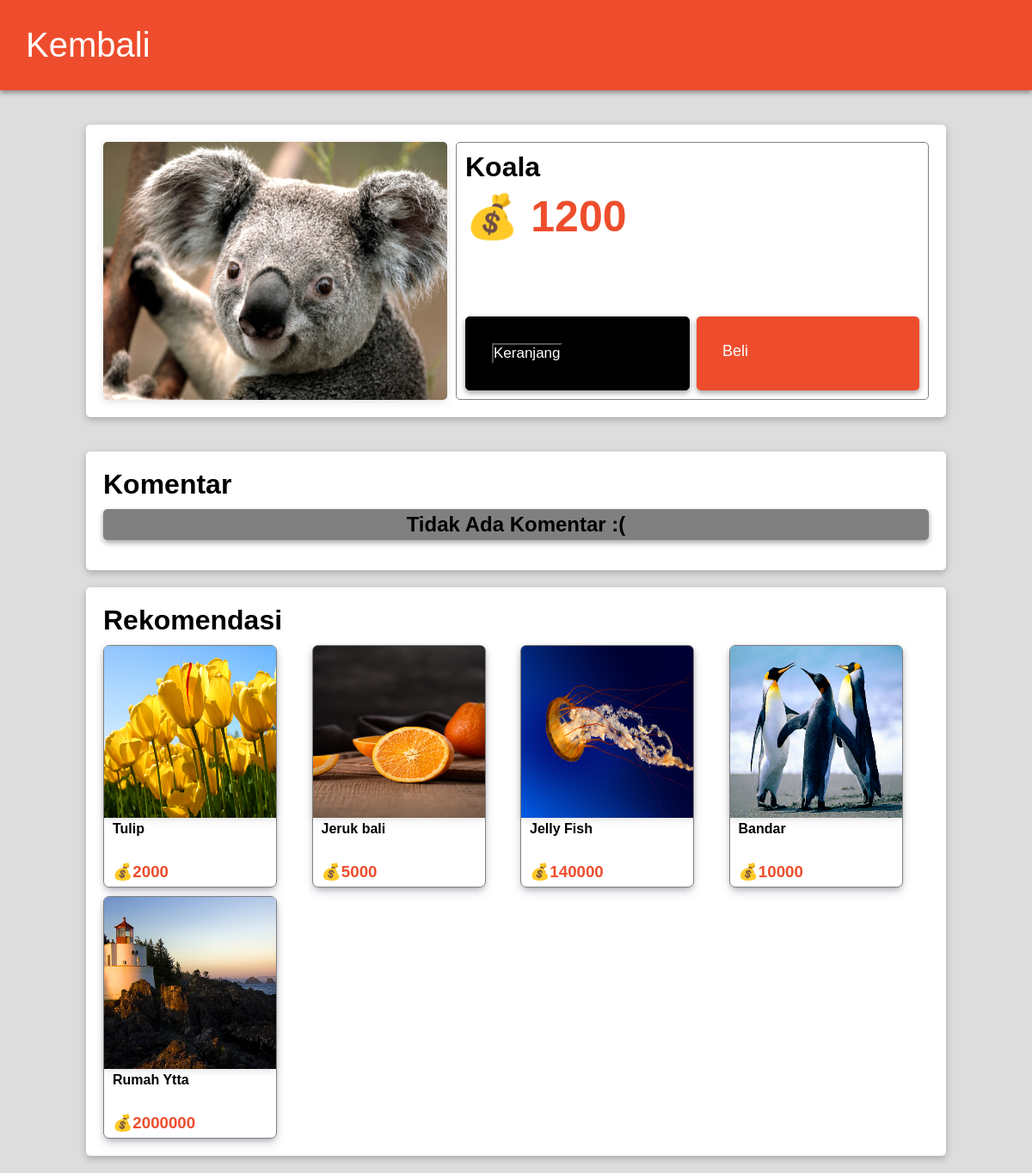
The page /produk.php?id=60 on the database as committed earlier.
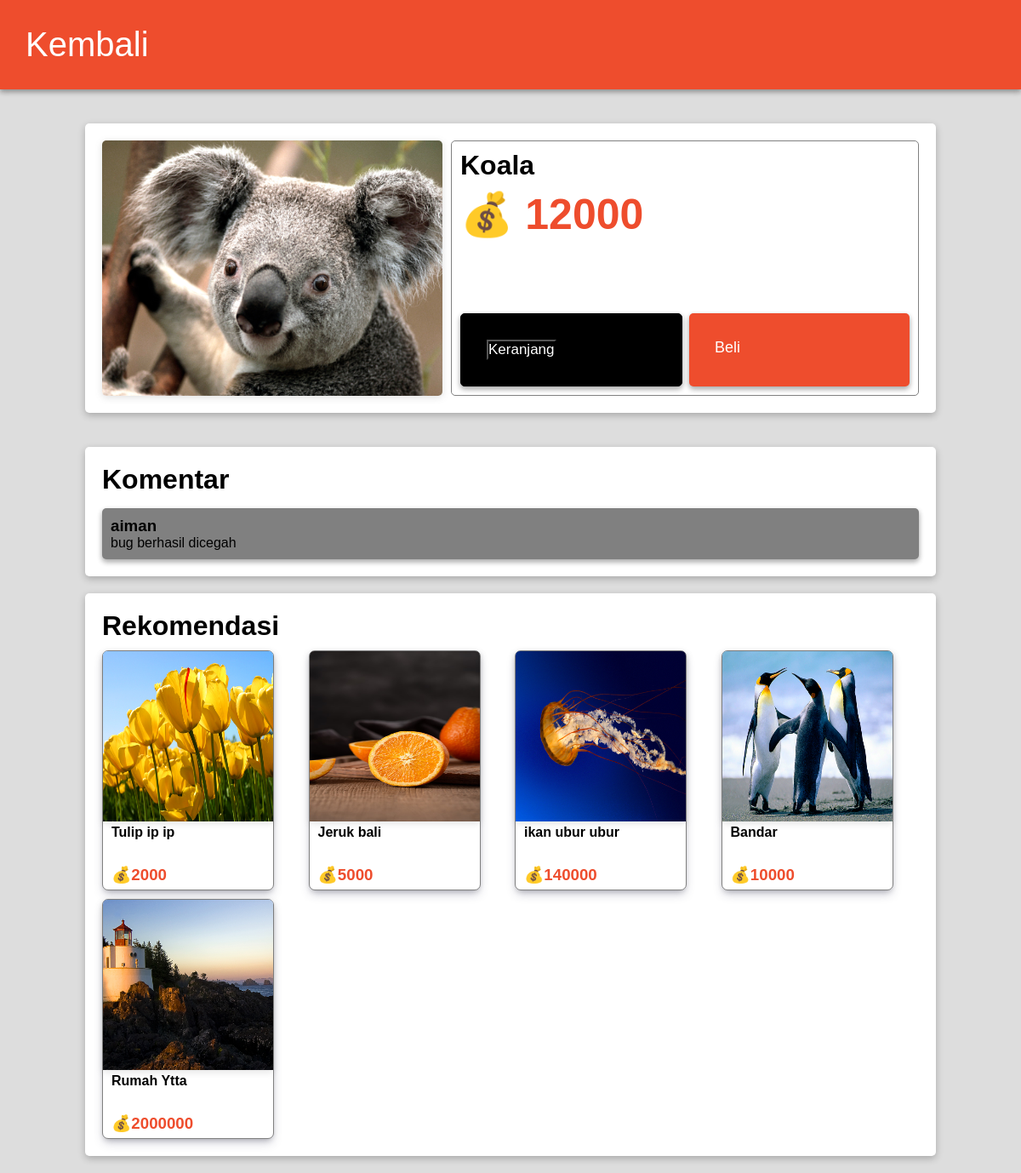
The same page on the database as committed later.
### tables this page shows
CREATE TABLE `produk` (
  `id` int(11) NOT NULL,
  `produk` varchar(50) DEFAULT NULL,
  `keterangan` varchar(200) DEFAULT NULL,
  `harga` int(11) DEFAULT NULL,
  `img` varchar(50) DEFAULT NULL,
  `kategori` varchar(50) DEFAULT NULL
);

CREATE TABLE `komentar` (
  `id` int(11) NOT NULL,
  `nama` varchar(50) DEFAULT NULL,
  `komentar` varchar(255) DEFAULT NULL,
  `id_produk` varchar(50) DEFAULT NULL
);

### fungsi.php (called while the page is built, shortened)
<?php
$conn = mysqli_connect('localhost','root','','shop');
function ambil($query){
    global $conn;
    $result = mysqli_query($conn,$query);
    $rows = [];
    while($row = mysqli_fetch_assoc($result) ){
        $rows[] = $row;
    }
    return $rows;
}
?>

### produk.php (the view, shortened to what this page needs)
<?php
    require "fungsi.php";
    $id = $_GET["id"];
    $produk = ambil("SELECT * FROM produk WHERE id = $id")[0];
    $komentar = ambil("SELECT * FROM komentar WHERE id_produk = '$id' ");
    $produk_rekomendasi = ambil("SELECT * FROM produk ORDER BY RAND() LIMIT 5");
?>
<!DOCTYPE html>
<html lang="en">
<head>
    <link rel="stylesheet" href="css/produk.css">
</head>
<body>
  <div class="navbar">
        <a href="index.php"><h1>Kembali</h1></a>
    </div>
    <div class="produk">
        <img src="img/<?= $produk["img"] ?>" alt="jeruk">
        <div class="penjualan">
            <div class="list_produk">
                <h1 class="judul"><?= $produk["produk"] ?></h1>
                <h1 class="harga">💰 <?= $produk["harga"] ?></h1>
            </div>
            <div class="list_akhir">
                <?php if($_SESSION["login"] === false) { ?>
                    <div  class="tombol_keranjang">
                    <a id="keranjang" href="login.php">Keranjang</a>
                    </div>
                <?php } elseif(empty($keranjang)) { ?>
                <div  class="tombol_keranjang">
                <form action="" method="post">
                    <button name="keranjang" id="keranjang" type="filter_input">Keranjang</button>
                </form>
                </div>
                <?php } elseif(!empty($keranjang)) { ?>
                    <div  class="sudah_keranjang">
                    <a class="sudah" href="keranjang.php">Sudah di Keranjang</a>
                    </div>
                <?php } ?>
                <div  class="tombol_beli"><a href="#">Beli</a></div>
            </div>
        </div>
    </div>
    <div class="komentar">
        <div class="list_komentar">
            <div class="kiri"><h1>Komentar</h1></div>
        </div>
        <?php if(empty($komentar) ) : ?>
            <h2>Tidak Ada Komentar :( </h2>
        <?php endif ; ?>
        <ul class="isi_komentar">
            <?php foreach($komentar as $komen) : ?>
            <li>
                <div class="atas">
                    <div class="kiri"><h3><?= $komen["nama"] ?></h3></div>
                </div>
                <p><?= $komen["komentar"] ?></p>
            </li>
            <?php endforeach ; ?>
        </ul>
    </div>
    <div class="kelompok">
        <h1>Rekomendasi</h1>
        <ul class="random">
        <?php foreach($produk_rekomendasi as $produk_random) : ?>
            <li>
                <div class="random_isi">
                    <a href="produk.php?id=<?= $produk_random["id"] ?>">
                        <img src="img/<?= $produk_random["img"] ?>">
                        <h4 ><?= $produk_random["produk"] ?></h4>
                        <h3>💰<?= $produk_random["harga"] ?></h3>
                    </a>
                </div>
            </li>
        <?php endforeach ; ?>
        </ul>
    </div>
</body>
</html>

### css/produk.css (style rules this page uses)
* { margin:0; padding: 0; }
body { font-family: sans-serif; background-color: #ddd; }
li { list-style: none; box-shadow: rgba(0, 0, 0, 0.16) 0px 3px 6px, rgba(0, 0, 0, 0.23) 0px 3px 6px; }
a { text-decoration: none; }
img { width: 400px; border-radius: 5px; box-shadow: rgba(99, 99, 99, 0.2) 0px 2px 8px 0px; }
.navbar { display: flex; padding: 30px; background-color: #ee4d2d; box-shadow: rgba(0, 0, 0, 0.16) 0px 3px 6px, rgba(0, 0, 0, 0.23) 0px 3px 6px; align-items: center; justify-content: space-between; color: white; }
.navbar h1 { font-weight: 100; }
.navbar a { color: white; font-size: 20px; }
.produk { display: flex; margin: 40px auto; width: 80%; background-color: white; border-radius: 5px; padding: 20px; box-shadow: rgba(0, 0, 0, 0.24) 0px 3px 8px; }
.penjualan { border: 1px solid gray; border-radius: 5px; display: flex; flex-direction: column; justify-content: space-between; margin-left: 10px; width: 100%; }
.list_produk h1 { margin-top: 10px; margin-left: 10px; }
.list_produk h1.harga { font-size: 50px; color: #ee4d2d; }
.list_akhir { margin-bottom: 10px; display: flex; justify-content: center; }
.list_akhir a { color: white; }
.list_akhir .tombol_beli { font-size: 18px; background-color: #ee4d2d; box-shadow: rgba(0, 0, 0, 0.16) 0px 3px 6px, rgba(0, 0, 0, 0.23) 0px 3px 6px; width: 50%; margin-right: 10px; border-radius: 5px; padding: 30px; }
.list_akhir .tombol_keranjang { font-size: 18px; width: 50%; padding: 30px; margin-right: 8px; margin-left: 10px; border: 1px solid black; border-radius: 5px; background-color: black; box-shadow: rgba(0, 0, 0, 0.16) 0px 3px 6px, rgba(0, 0, 0, 0.23) 0px 3px 6px; }
.list_akhir .tombol_keranjang button { background: none; color: white; font-size: 17px; }
.komentar { width: 80%; margin: 0px auto; background-color: white; border-radius: 5px; padding: 20px; margin-bottom: 20px; box-shadow: rgba(0, 0, 0, 0.24) 0px 3px 8px; }
.list_komentar { display: flex; justify-content: space-between; align-items: center; }
ul.isi_komentar { margin-top: 15px; }
ul.isi_komentar li { margin-top: 15px; padding: 10px; border-radius: 5px; background-color: gray; }
ul.isi_komentar li .atas { display: flex; justify-content: space-between; align-items: center; }
.kelompok { width: 80%; background-color: white; border-radius: 5px; box-shadow: rgba(0, 0, 0, 0.24) 0px 3px 8px; margin: 20px auto; padding: 20px; }
.kelompok h1 { margin-bottom: 10px; }
.random { display: grid; gap:10px; grid-template-columns: repeat(auto-fill,minmax(200px, 1fr)); }
.random li { box-shadow: none; }
.random_isi { background-color: white; border: 1px solid gray; box-shadow: rgba(50, 50, 93, 0.25) 0px 6px 12px -2px, rgba(0, 0, 0, 0.3) 0px 3px 7px -3px; border-radius: 7px; width: 200px; height: 280px; }
.random_isi a img { border-radius: 5px 5px 0 0; width: 200px; height: 200px; }
.random_isi a h4 { margin-left: 10px; color: black; }
.random_isi a h3 { margin-top: 30px; margin-left: 10px; color :#ee4d2d; }
.komentar h2 { margin-top: 10px; padding: 4px; text-align: center; background-color: grey; border-radius: 5px; box-shadow: rgba(0, 0, 0, 0.16) 0px 3px 6px, rgba(0, 0, 0, 0.23) 0px 3px 6px; }

Rows that differ between the two databases and show on the page:
changed produk "Koala": harga "1200" → "12000"
added komentar: nama "aiman", komentar "bug berhasil dicegah"
changed produk: produk "Tulip" → "Tulip ip ip"
changed produk: produk "Jelly Fish" → "ikan ubur ubur"
Other text that changed with them:
text no longer shown: "Tidak Ada Komentar :("
